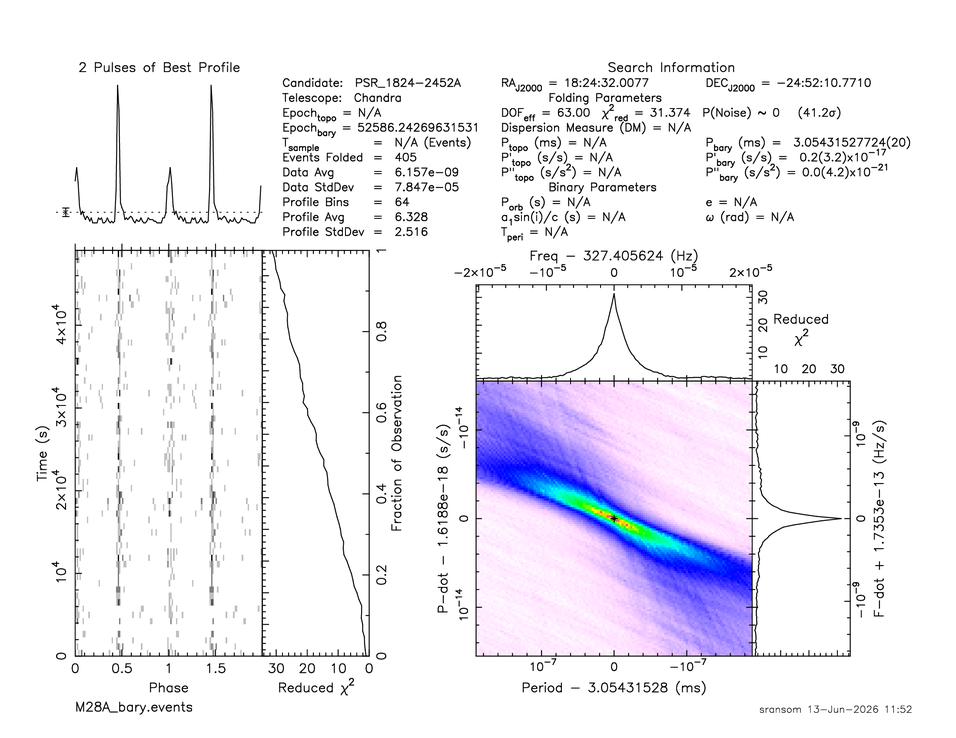
#> input picture prepfold_tests/goodfolds/M28A_bary_PSR_1824-2452A.pfd.png, 956 x 738 px, shrunk from 2200 x 1700 before the run
$ python -i psrfits.py   (imports and definitions only)
#> lines starting #> are read from the running program, lines starting #| are printed output that depends on the picture; after the words box and inside, x2 and y2 are one past the last pixel; in counts of white or black regions, pixels touching at a corner belong together
#!/usr/bin/env python

"""
Collect PSRFITS information, emulating behavior of PRESTO.
Read PSRFITS data.

Patrick Lazarus, May 11, 2010
  Jul 4, 2016  (Scott Ransom added 2-bit reading)
  Mar 25, 2021 (Scott Ransom added 1-bit reading)
"""
from builtins import range
from builtins import object
import re
import os
import os.path
import warnings
import argparse

import astropy.io.fits as pyfits
from astropy import coordinates, units
import astropy.time as aptime
import numpy as np
from presto import spectra
from presto import psr_constants as pc

# Regular expression for parsing DATE-OBS card's format.
date_obs_re = re.compile(r"^(?P<year>[0-9]{4})-(?P<month>[0-9]{2})-"
                            "(?P<day>[0-9]{2})T(?P<hour>[0-9]{2}):"
                            "(?P<min>[0-9]{2}):(?P<sec>[0-9]{2}"
                            "(?:\.[0-9]+)?)$")

# Default global debugging mode
debug = True

def unpack_1bit(data):
    """Unpack 1-bit data that has been read in as bytes.

        Input:
            data: array of bits packed into an array of bytes.

        Output:
            outdata: unpacked array. The size of this array will
                be eight times the size of the input data.
    """
    b0 = np.bitwise_and(data >> 0x07, 0x01)
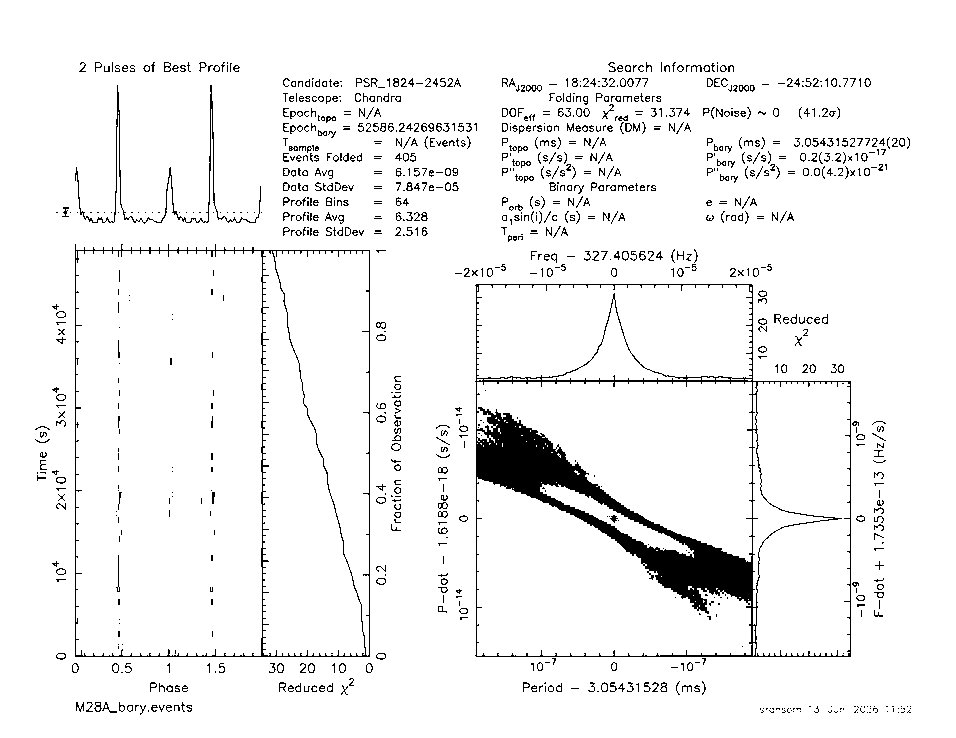
#> b0: shape (738, 956); values 0 (black) and 1 (white), 94.8% white; 1031 black regions (650 under 20 px), largest, box (x1, y1, x2, y2) and area: (475, 284, 851, 657) 16583, (75, 244, 370, 657) 3242, (75, 85, 261, 224) 1100
    b1 = np.bitwise_and(data >> 0x06, 0x01)
#> b1: shape (738, 956); values 0 (black) and 1 (white), 93.9% white; 2292 black regions (2004 under 20 px), largest, box (x1, y1, x2, y2) and area: (475, 284, 851, 657) 19078, (74, 243, 370, 657) 2343, (844, 384, 851, 653) 322
    b2 = np.bitwise_and(data >> 0x05, 0x01)
#> b2: shape (738, 956); values 0 (black) and 1 (white), 93.8% white; 3248 black regions (3027 under 20 px), largest, box (x1, y1, x2, y2) and area: (475, 284, 851, 657) 20124, (74, 243, 370, 656) 1076, (81, 630, 265, 657) 462
    b3 = np.bitwise_and(data >> 0x04, 0x01)
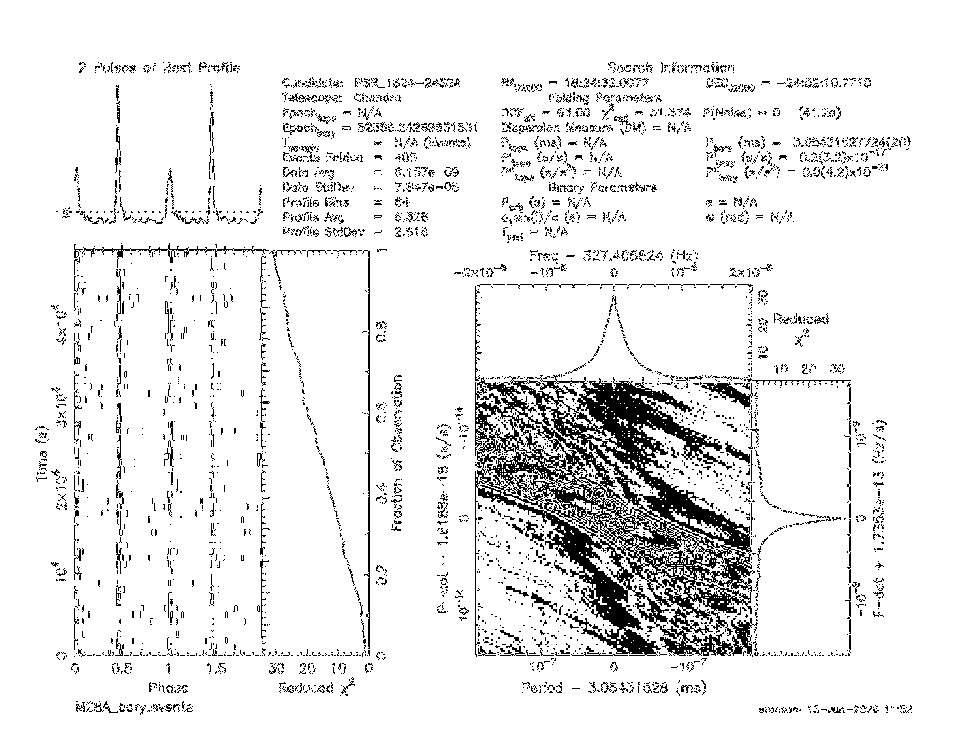
#> b3: shape (738, 956); values 0 (black) and 1 (white), 91.6% white; 3716 black regions (3439 under 20 px), largest, box (x1, y1, x2, y2) and area: (475, 374, 758, 657) 29749, (362, 250, 370, 649) 792, (82, 243, 269, 268) 526
    b4 = np.bitwise_and(data >> 0x03, 0x01)
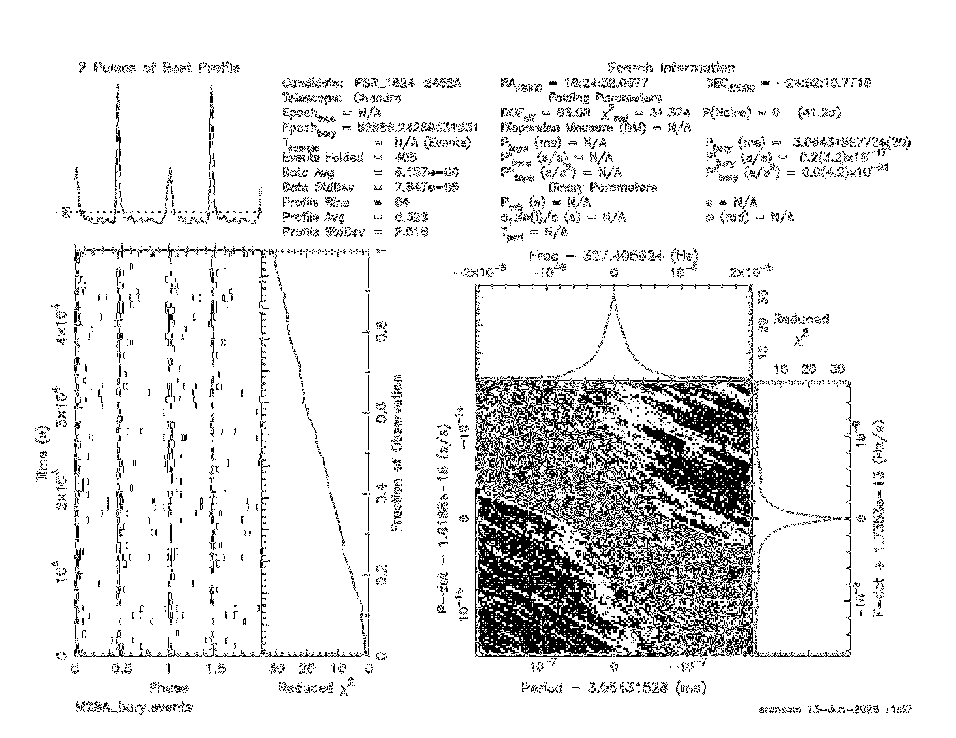
#> b4: shape (738, 956); values 0 (black) and 1 (white), 90.2% white; black in thin lines or dots, all inside (x1, y1, x2, y2) = (35, 61, 912, 715)
    b5 = np.bitwise_and(data >> 0x02, 0x01)
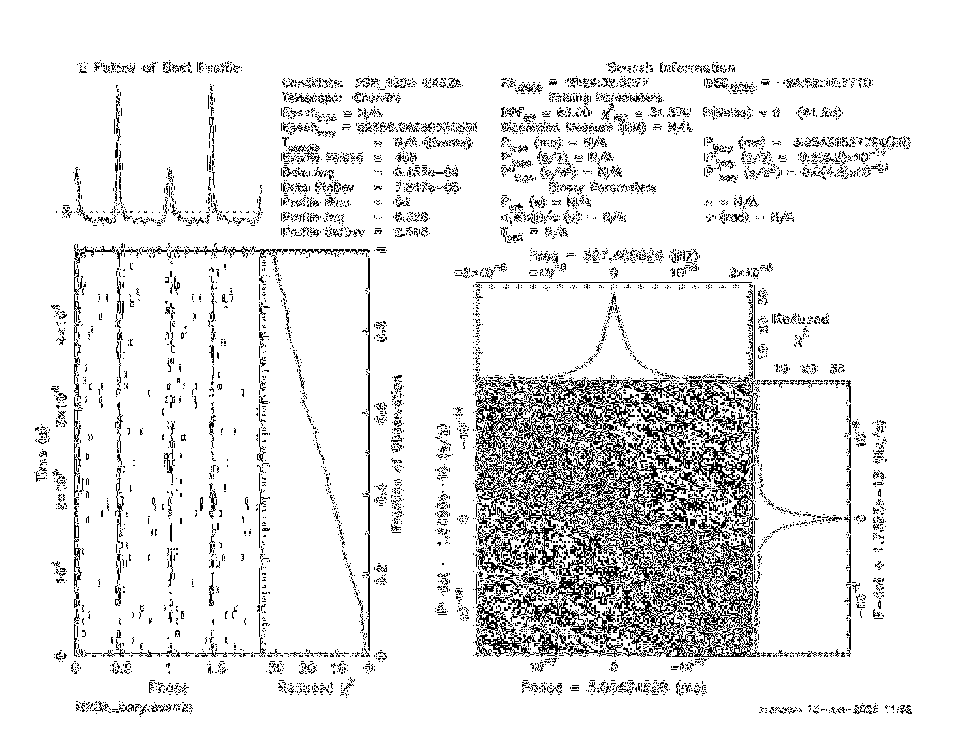
#> b5: shape (738, 956); values 0 (black) and 1 (white), 90.3% white; black in thin lines or dots, all inside (x1, y1, x2, y2) = (34, 60, 912, 717)
    b6 = np.bitwise_and(data >> 0x01, 0x01)
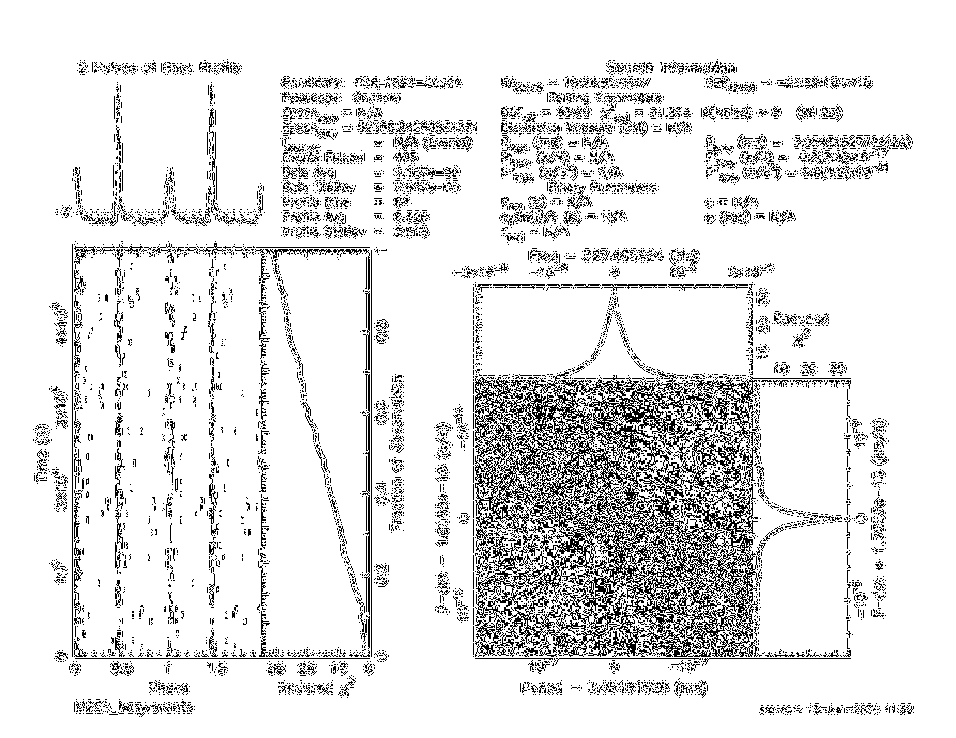
#> b6: shape (738, 956); values 0 (black) and 1 (white), 88.9% white; black in thin lines or dots, all inside (x1, y1, x2, y2) = (33, 59, 914, 717)
    b7 = np.bitwise_and(data, 0x01)
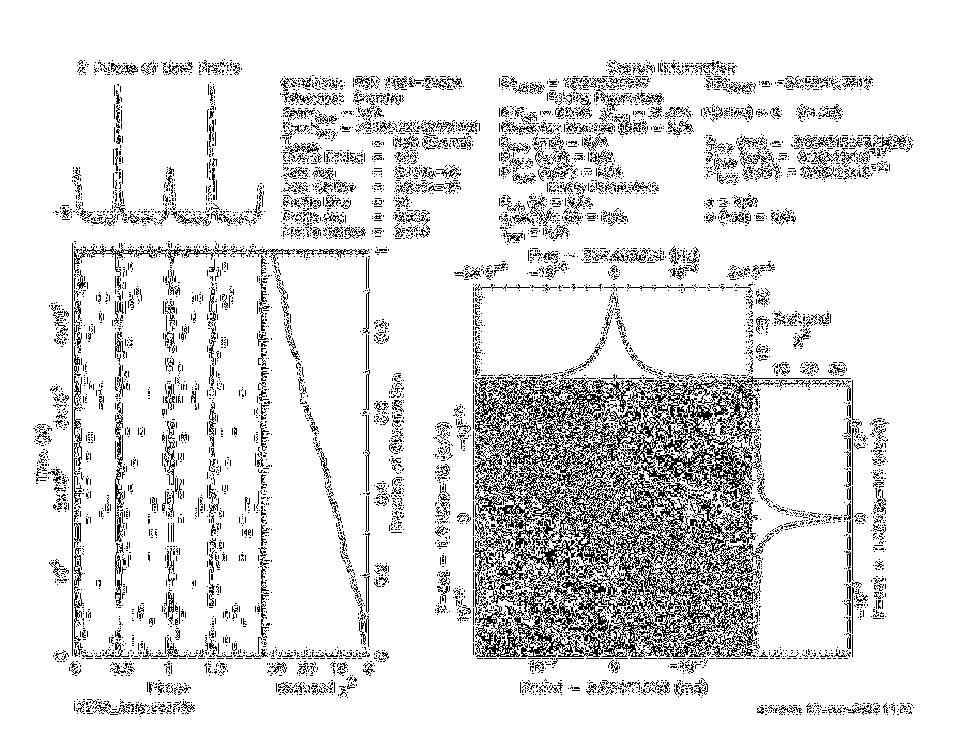
#> b7: shape (738, 956); values 0 (black) and 1 (white), 88% white; black in thin lines or dots, all inside (x1, y1, x2, y2) = (33, 59, 914, 717)
    return np.dstack([b0, b1, b2, b3, b4, b5, b6, b7]).flatten()

# [31 lines left out: functions unpack_2bit, unpack_4bit, not called in this run]

class PsrfitsFile(object):
    # [159 lines left out: functions __init__, read_subint, get_weights, get_scales, get_offsets, get_spectra, not called in this run]


class SpectraInfo(object):
    # [342 lines left out: functions __init__, __str__, not called in this run]

    def __getitem__(self, key):
        return getattr(self, key)


# [50 lines left out: functions DATEOBS_to_MJD, is_PSRFITS, debug_mode, main, not called in this run]


# [8 lines not run here, left out]

>>> import cv2
>>> picture = cv2.imread('../../prepfold_tests/goodfolds/M28A_bary_PSR_1824-2452A.pfd.png', cv2.IMREAD_GRAYSCALE)
>>> result = unpack_1bit(picture)

$ run again, on prepfold_tests/goodfolds/Ter5_080912_bary_DM238.30_8.66ms_Cand.pfd.png
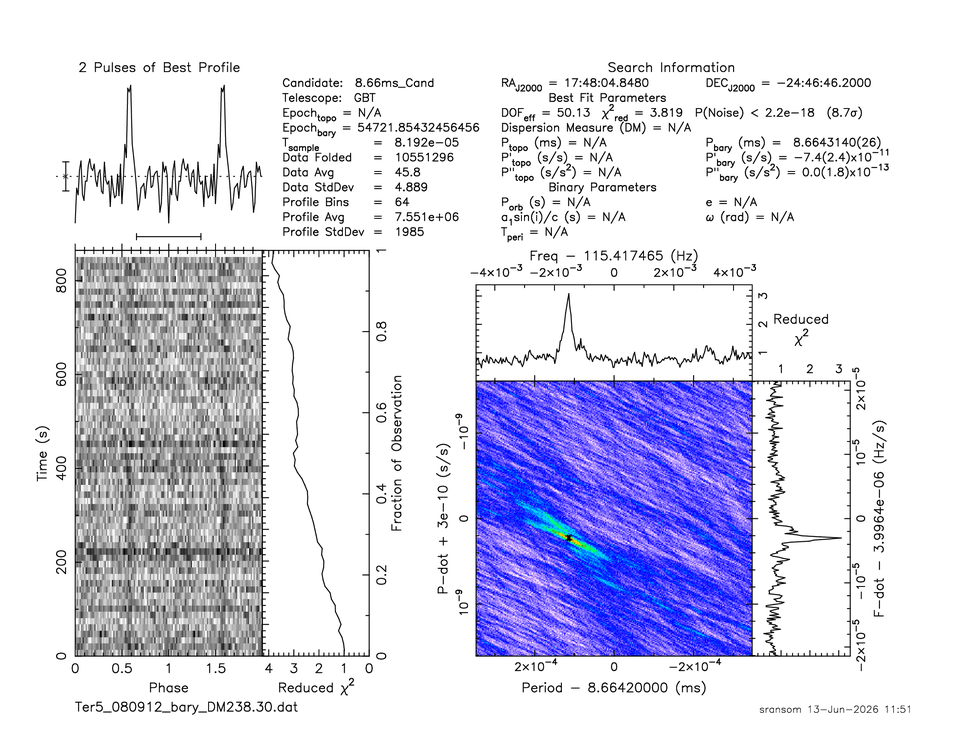
#> input picture prepfold_tests/goodfolds/Ter5_080912_bary_DM238.30_8.66ms_Cand.pfd.png, 956 x 738 px, shrunk from 2200 x 1700 before the run
#> in unpack_1bit, `b0 = np.bitwise_and(data >> 0x07, 0x01)`:
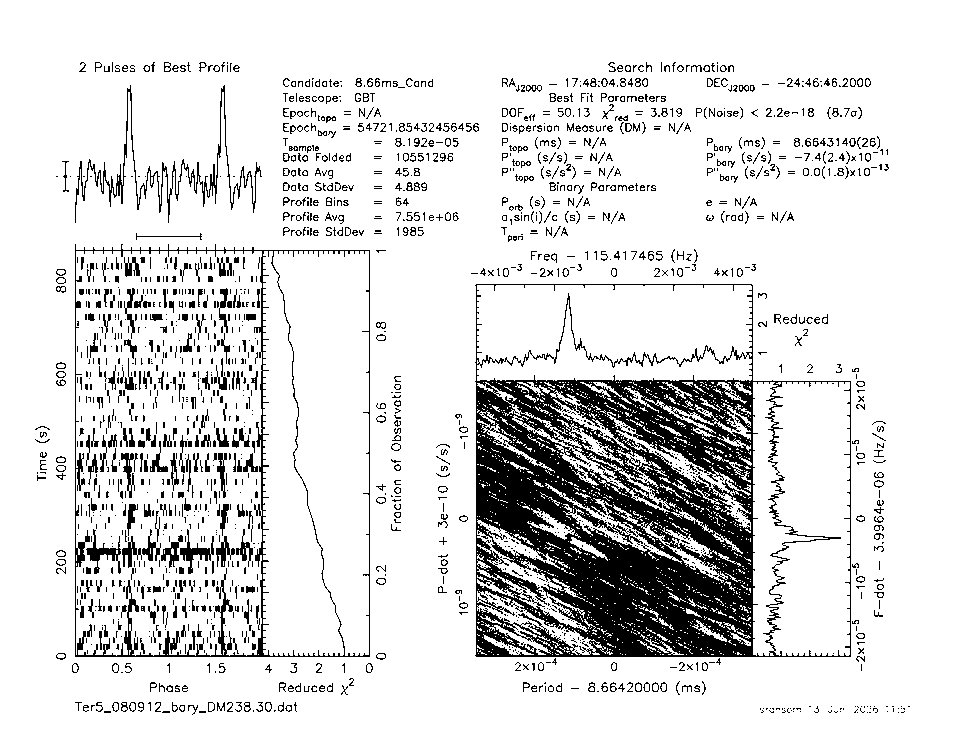
#> b0: shape (738, 956); values 0 (black) and 1 (white), 86.5% white; 1827 black regions (1268 under 20 px), largest, box (x1, y1, x2, y2) and area: (475, 284, 851, 657) 57317, (75, 244, 370, 657) 5468, (75, 85, 262, 223) 2157
#> b1: shape (738, 956); values 0 (black) and 1 (white), 85.7% white; black in thin lines or dots, all inside (x1, y1, x2, y2) = (36, 62, 910, 715)
#> b2: shape (738, 956); values 0 (black) and 1 (white), 86.4% white; black in thin lines or dots, all inside (x1, y1, x2, y2) = (35, 61, 910, 715)
#> b3: shape (738, 956); values 0 (black) and 1 (white), 86% white; black in thin lines or dots, all inside (x1, y1, x2, y2) = (35, 62, 910, 715)
#> b4: shape (738, 956); values 0 (black) and 1 (white), 86% white; black in thin lines or dots, all inside (x1, y1, x2, y2) = (35, 61, 910, 714)
#> b5: shape (738, 956); values 0 (black) and 1 (white), 85.1% white; black in thin lines or dots, all inside (x1, y1, x2, y2) = (34, 60, 911, 717)
#> b6: shape (738, 956); values 0 (black) and 1 (white), 83.7% white; black in thin lines or dots, all inside (x1, y1, x2, y2) = (33, 59, 911, 715)
#> in unpack_1bit, `b7 = np.bitwise_and(data, 0x01)`:
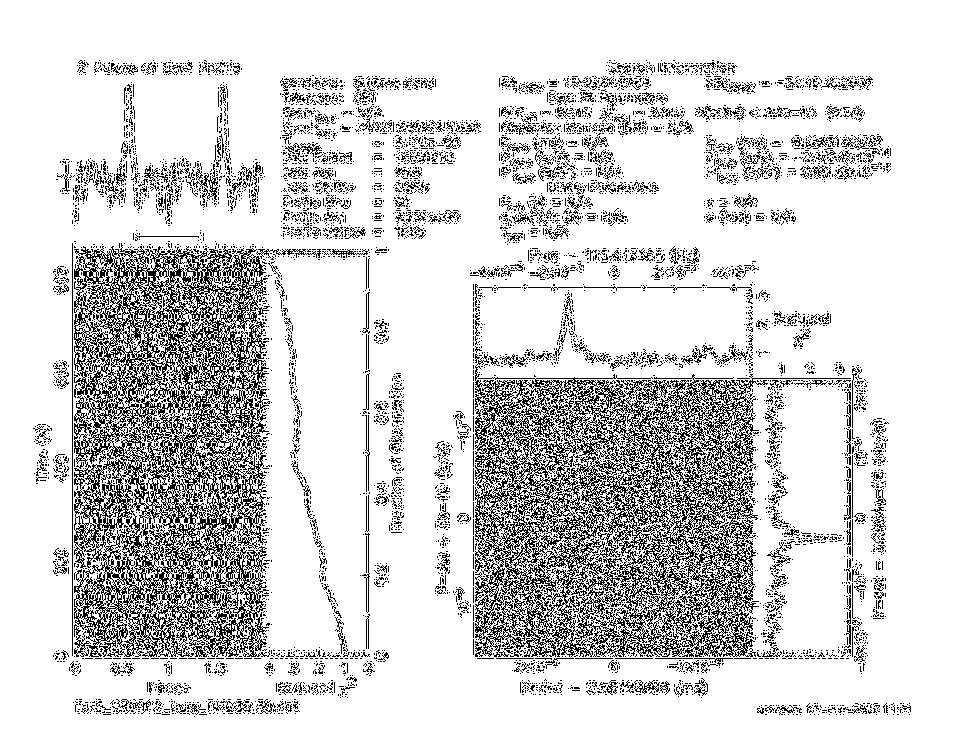
#> b7: shape (738, 956); values 0 (black) and 1 (white), 83.3% white; black in thin lines or dots, all inside (x1, y1, x2, y2) = (33, 60, 911, 717)
